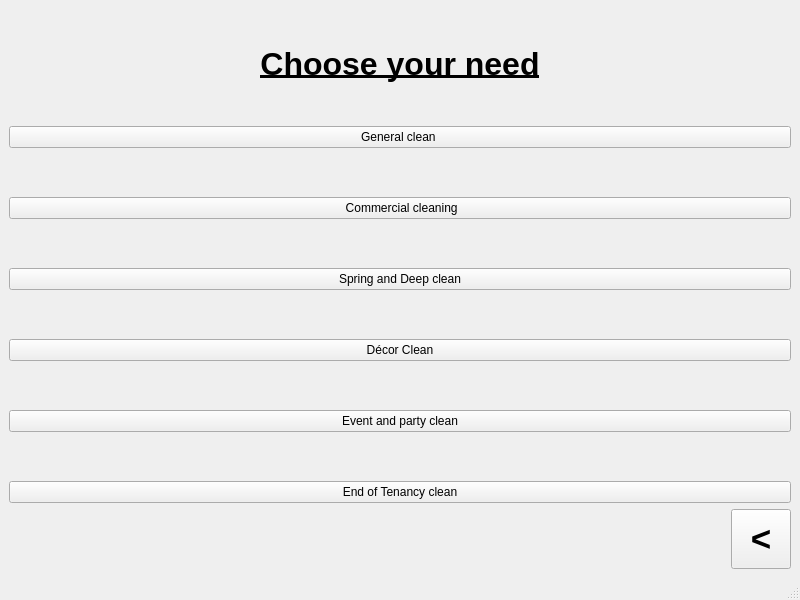
<?xml version="1.0" encoding="UTF-8"?>
<ui version="4.0">
 <class>MainWindow</class>
 <widget class="QMainWindow" name="MainWindow">
  <property name="geometry">
   <rect>
    <x>0</x>
    <y>0</y>
    <width>800</width>
    <height>600</height>
   </rect>
  </property>
  <property name="windowTitle">
   <string>MainWindow</string>
  </property>
  <widget class="QWidget" name="centralwidget">
   <layout class="QGridLayout" name="gridLayout">
    <item row="2" column="0">
     <spacer name="horizontalSpacer">
      <property name="orientation">
       <enum>Qt::Horizontal</enum>
      </property>
      <property name="sizeHint" stdset="0">
       <size>
        <width>40</width>
        <height>20</height>
       </size>
      </property>
     </spacer>
    </item>
    <item row="0" column="0" colspan="2">
     <widget class="QLabel" name="label">
      <property name="minimumSize">
       <size>
        <width>0</width>
        <height>111</height>
       </size>
      </property>
      <property name="maximumSize">
       <size>
        <width>16777215</width>
        <height>111</height>
       </size>
      </property>
      <property name="text">
       <string>&lt;html&gt;&lt;head/&gt;&lt;body&gt;&lt;p align=&quot;center&quot;&gt;&lt;span style=&quot; font-size:24pt; font-weight:600; text-decoration: underline;&quot;&gt;Choose your need&lt;/span&gt;&lt;/p&gt;&lt;/body&gt;&lt;/html&gt;</string>
      </property>
     </widget>
    </item>
    <item row="1" column="0" colspan="2">
     <layout class="QVBoxLayout" name="verticalLayout">
      <item>
       <widget class="QPushButton" name="pushButton_genclean">
        <property name="text">
         <string>General clean </string>
        </property>
       </widget>
      </item>
      <item>
       <spacer name="verticalSpacer">
        <property name="orientation">
         <enum>Qt::Vertical</enum>
        </property>
        <property name="sizeHint" stdset="0">
         <size>
          <width>20</width>
          <height>40</height>
         </size>
        </property>
       </spacer>
      </item>
      <item>
       <widget class="QPushButton" name="pushButton_commclean">
        <property name="text">
         <string> Commercial cleaning</string>
        </property>
       </widget>
      </item>
      <item>
       <spacer name="verticalSpacer_2">
        <property name="orientation">
         <enum>Qt::Vertical</enum>
        </property>
        <property name="sizeHint" stdset="0">
         <size>
          <width>20</width>
          <height>40</height>
         </size>
        </property>
       </spacer>
      </item>
      <item>
       <widget class="QPushButton" name="pushButton_sprclean">
        <property name="text">
         <string>Spring and Deep clean</string>
        </property>
       </widget>
      </item>
      <item>
       <spacer name="verticalSpacer_4">
        <property name="orientation">
         <enum>Qt::Vertical</enum>
        </property>
        <property name="sizeHint" stdset="0">
         <size>
          <width>20</width>
          <height>40</height>
         </size>
        </property>
       </spacer>
      </item>
      <item>
       <widget class="QPushButton" name="pushButton_decclean">
        <property name="text">
         <string>Décor Clean</string>
        </property>
       </widget>
      </item>
      <item>
       <spacer name="verticalSpacer_3">
        <property name="orientation">
         <enum>Qt::Vertical</enum>
        </property>
        <property name="sizeHint" stdset="0">
         <size>
          <width>20</width>
          <height>40</height>
         </size>
        </property>
       </spacer>
      </item>
      <item>
       <widget class="QPushButton" name="pushButton_partyclean">
        <property name="text">
         <string>Event and party clean</string>
        </property>
       </widget>
      </item>
      <item>
       <spacer name="verticalSpacer_5">
        <property name="orientation">
         <enum>Qt::Vertical</enum>
        </property>
        <property name="sizeHint" stdset="0">
         <size>
          <width>20</width>
          <height>40</height>
         </size>
        </property>
       </spacer>
      </item>
      <item>
       <widget class="QPushButton" name="pushButton_eotclean">
        <property name="text">
         <string>End of Tenancy clean</string>
        </property>
       </widget>
      </item>
     </layout>
    </item>
    <item row="2" column="1">
     <widget class="QPushButton" name="pushButton_back">
      <property name="minimumSize">
       <size>
        <width>60</width>
        <height>60</height>
       </size>
      </property>
      <property name="maximumSize">
       <size>
        <width>60</width>
        <height>60</height>
       </size>
      </property>
      <property name="font">
       <font>
        <pointsize>26</pointsize>
        <weight>75</weight>
        <bold>true</bold>
       </font>
      </property>
      <property name="text">
       <string>&lt;</string>
      </property>
     </widget>
    </item>
   </layout>
  </widget>
  <widget class="QMenuBar" name="menubar">
   <property name="geometry">
    <rect>
     <x>0</x>
     <y>0</y>
     <width>800</width>
     <height>29</height>
    </rect>
   </property>
  </widget>
  <widget class="QStatusBar" name="statusbar"/>
 </widget>
 <tabstops>
  <tabstop>pushButton_genclean</tabstop>
  <tabstop>pushButton_commclean</tabstop>
  <tabstop>pushButton_sprclean</tabstop>
  <tabstop>pushButton_decclean</tabstop>
  <tabstop>pushButton_partyclean</tabstop>
  <tabstop>pushButton_eotclean</tabstop>
  <tabstop>pushButton_back</tabstop>
 </tabstops>
 <resources/>
 <connections/>
</ui>
